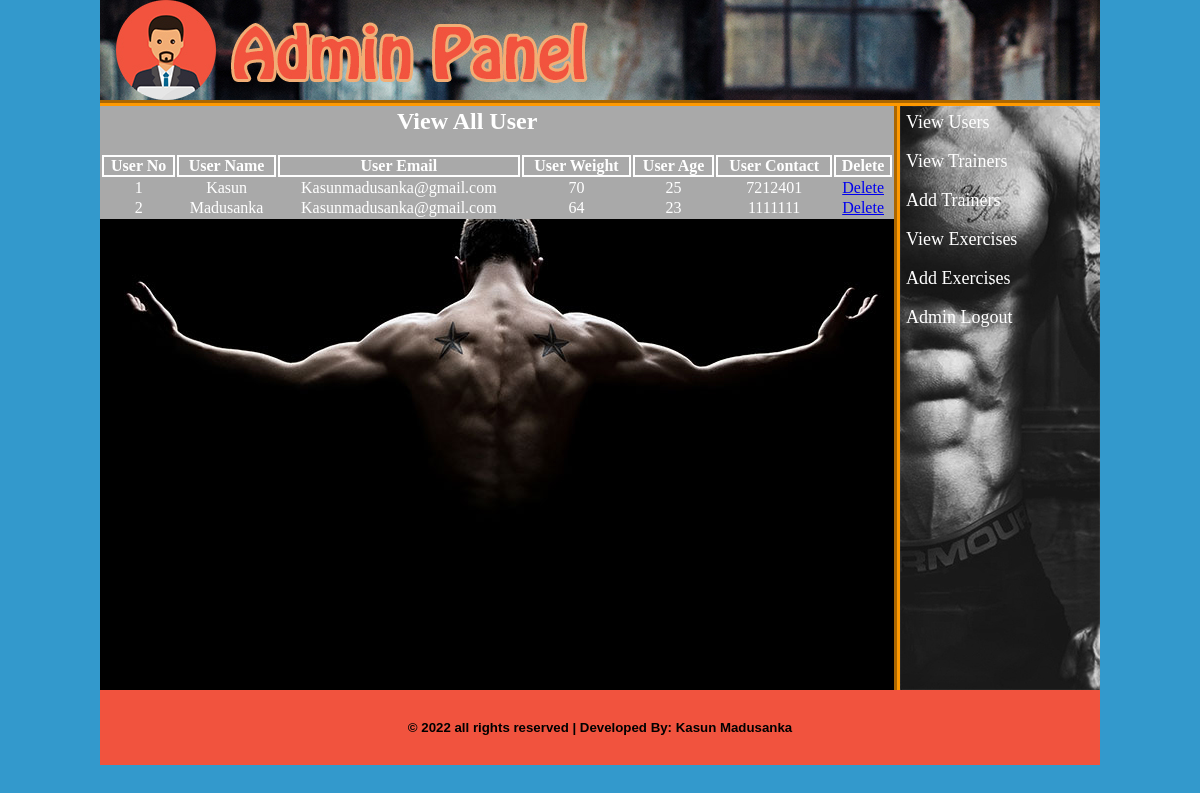
Page /admin/index.php?view_users (signed in) on the committed database.
### tables this page shows
CREATE TABLE `users` (
  `user_id` int(10) NOT NULL,
  `user_name` varchar(20) NOT NULL,
  `user_email` varchar(30) NOT NULL,
  `user_pass` varchar(20) NOT NULL,
  `user_weight` int(10) NOT NULL,
  `user_age` int(10) NOT NULL,
  `user_contact` varchar(20) NOT NULL
);

### admin/view_users.php (the view, shortened to what this page needs)
<html>
<head>
</head>
<body>
	<table align="center" width="794" style="color:white;">
		<tr align="center">
			<td colspan="6"><h2>View All User</h2><br></td>
		</tr>
		<tr>
			<th>User No</th>
			<th>User Name</th>
			<th>User Email</th>
			<th>User Weight</th>
			<th>User Age</th>
			<th>User Contact</th>
			<th>Delete</th>
		</tr>
		<?php
		$i=0;
			$sel_user="SELECT * FROM users";
			$run_user=mysqli_query($con, $sel_user);
			while ($row_user=mysqli_fetch_array($run_user)) {
				$user_id=$row_user['user_id'];
				$user_name=$row_user['user_name'];
				$user_email=$row_user['user_email'];
				$user_weight=$row_user['user_weight'];
				$user_age=$row_user['user_age'];
				$user_contact=$row_user['user_contact'];
				$i++;
		?>
		<tr align="center">
			<td><?php echo $i; ?></td>
			<td><?php echo $user_name; ?></td>
			<td><?php echo $user_email; ?></td>
			<td><?php echo $user_weight; ?></td>
			<td><?php echo $user_age; ?></td>
			<td><?php echo $user_contact; ?></td>
			<td><a href="index.php?delete_user=<?php echo $user_id; ?>">Delete</a></td>
		</tr>
		<?php } ?>
	</table>
</body>
</html>

### admin/styles/style.css (style rules this page uses)
html, body, div, span, applet, object, iframe, h1, h2, h3, h4, h5, h6, p, blockquote, pre, a, abbr, acronym, address, big, cite, code, del, dfn, em, img, ins, kbd, q, s, samp, small, strike, strong, sub, sup, tt, var, b, u, i, center, dl, dt, dd, ol, ul, li, fieldset, form, label, legend, table, caption, tbody, tfoot, thead, tr, th, td, article, aside, canvas, details, embed, figure, figcaption, footer, header, hgroup, menu, nav, output, ruby, section, summary, time, mark, audio, video { margin: 0; padding: 0; border: 0; vertical-align: baseline; }
body { background-color: #39C; background-repeat: no-repeat; }

### admin/view_users.php (style rules this page uses)
table { background-color: darkgrey; }
tr,th { border: 2px solid white; }

### rows in the picture
users: user_name "Kasun", user_email "Kasunmadusanka@gmail.com", user_weight "70", user_age "25", user_contact "7212401"
users: user_name "Madusanka", user_email "Kasunmadusanka@gmail.com", user_weight "64", user_age "23", user_contact "1111111"
